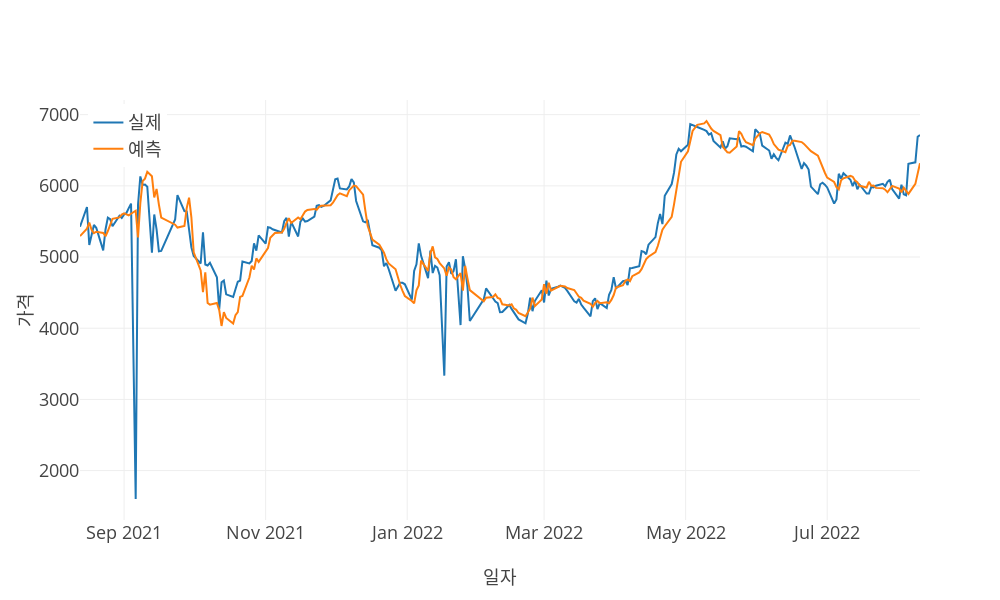

The notebook cell saved with this chart:
### Code cell
print("\nGRU")
training_params = {'max_epochs': 100, 'n_trials': 30}
saving_dir = pathForSavingModels('GRU', **dl_searchCV_params)
gru, val_dataloader = RNN(
    data,
    training_cutoff,
    target,
    group,
    max_encoder_length,
    max_prediction_length,
    time_varying_known_categoricals,
    time_varying_unknown_categoricals,
    time_varying_known_reals,
    batch_size,
    saving_dir,
    'GRU',
    training_params
)

actuals = torch.cat([y[0] for x, y in iter(val_dataloader)])
gru_predictions = gru.predict(val_dataloader)

model_eval(actuals, gru_predictions, predictions_x_axis, stdout=True, vis=True)

### Figure 1 — Plotly figure (JSON) as saved in the notebook; plotly's stock layout.template omitted (floating-point values rounded to 4 significant figures; data arrays with more than 128 entries replaced by an {"elided": "..."} marker saying what was removed)
{"data": [{"mode": "lines", "name": "실제", "type": "scatter", "x": {"elided": "254 str values"}, "y": {"elided": "255 float values"}}, {"mode": "lines", "name": "예측", "type": "scatter", "x": {"elided": "254 str values"}, "y": {"elided": "255 float values"}}], "layout": {"height": 600, "legend": {"x": 0.01, "xanchor": "left", "y": 0.99, "yanchor": "top"}, "width": 1000, "xaxis": {"title": {"text": "일자"}}, "yaxis": {"title": {"text": "가격"}}}}
